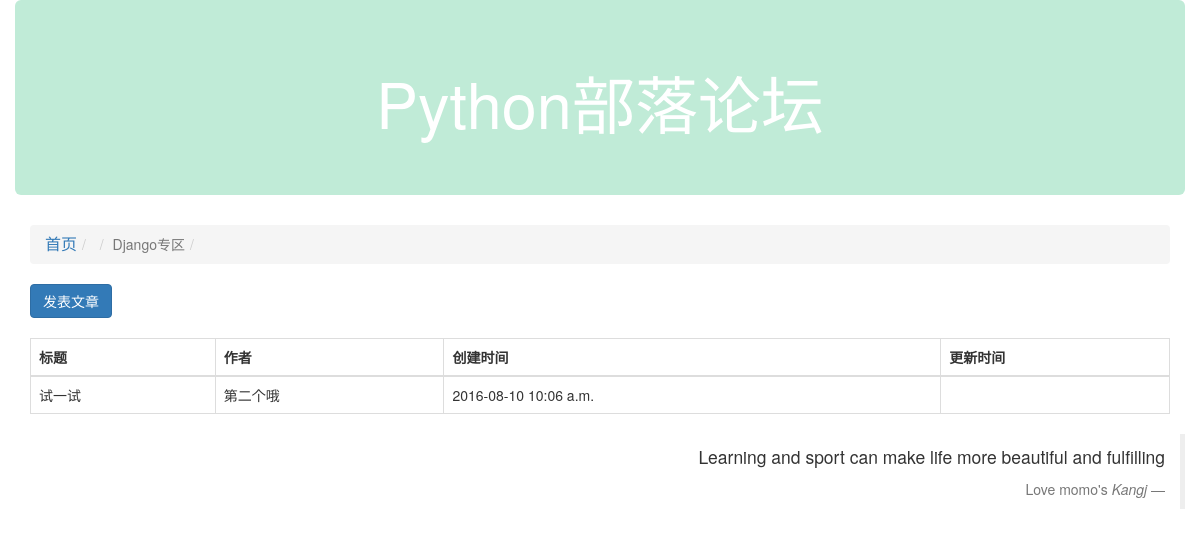
The app's page /article/list/2 with its own data.
### block/models.py (models this page shows, shortened)
class Block(models.Model):
    name=models.CharField("板块名称",max_length=100)
    desc=models.CharField("板块描述",max_length=100)
    manager_name=models.CharField("管理员ID",max_length=100)
    status=models.IntegerField("状态",choices=((0,"正常"),(1,"删除")),default=0)
    class Meta:
        verbose_name="板块"
        verbose_name_plural="板块"

### article/models.py (models this page shows, shortened)
class Article(models.Model):
    block=models.ForeignKey(Block,verbose_name="板块ID")
    title=models.CharField("板块名称",max_length=100)
    content=models.CharField("板块描述",max_length=1000)
    status=models.IntegerField("状态",choices=((0,"正常"),(1,"删除")),default=0)
    create_timestamp=models.DateTimeField("创建时间",auto_now_add=True)
    last_updata_timestamp=models.DateTimeField("更新时间",auto_now=True)
    class Meta:
        verbose_name="文章"
        verbose_name_plural="文章"

### article/views.py (the view)
# urls.py: url(r'^list/(?P<block_id>\d+)',article_list),
def article_list(request,block_id):
    block_id=int(block_id)
    blockss=Block.objects.get(id=block_id)
    articles_objs=Article.objects.filter(block=block_id,status=0).order_by("-id")
    return render(request,"article_list.html",{"articles":articles_objs,"b":blockss})

### article/templates/article_list.html
{%extends "base.html"%}
{%block content%}
<div class="col-xs-12 col-md-12">
    <ol class="breadcrumb">
        <li><a href="/" style="font-size:16px">首页</a><li>
        <li class="active">{{b.name}}<li>
    </ol>
</div>
<div class="col-xs-12 col-md-12">
    <a href=# class="btn btn-primary">发表文章</a>
    <br />
    <br />
</div>
<div class="col-xs-12 col-md-12">
    <table class="table table-bordered">
        <thead>
            <tr>
                <th>标题</th>
                <th>作者</th>
                <th>创建时间</th>
                <th>更新时间</th>
            </tr>
        </thead>
        <tbody>
            {%for article in articles%}
            <tr>
                <td>{{article.title}}</td>
                <td>{{article.content}}</td>
                <td>{{article.create_timestamp|date:"Y-m-d P"}}</td>
                <td>{{article.last_update_timestamp|date:"Y-m-d P"}}</td>
            </tr>
            {%endfor%}
        </tbody>
    </table>
</div>
{%endblock%}

### records on screen
Block: name "Django专区"
Article: title "试一试", content "第二个哦", create_timestamp "2016-08-10 10:06 a.m."
